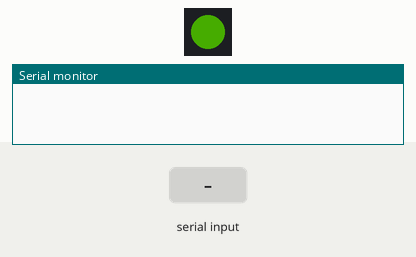
This sketch was run on a simulated Arduino Mega 2560, built with avr-gcc and run on an emulated ATmega2560. Shown: 1 RGB LEDs in strip order, left to right, the last lines printed to the serial monitor. The inputs (shaded band) are chosen by the test bench. Dim RGB values are drawn brighter than linear; the strip is taken to match the declared colour order.

Above: at 1.26 s.
1.3 s: "t" received over Serial
At 2.2 s:
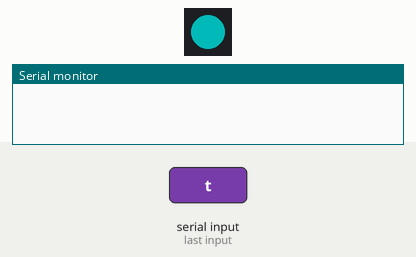
2.8 s: "i" received over Serial
At 2.95 s:
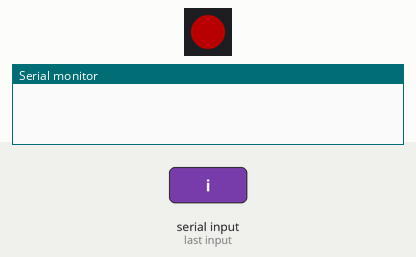
5.8 s: byte 104 ('h') received over Serial
At 5.96 s:
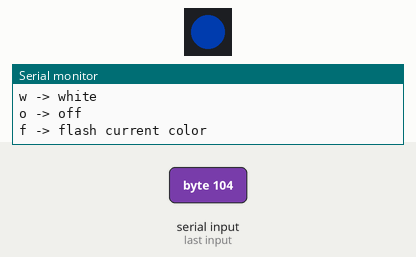
8.8 s: "p" received over Serial
At 10.0 s:
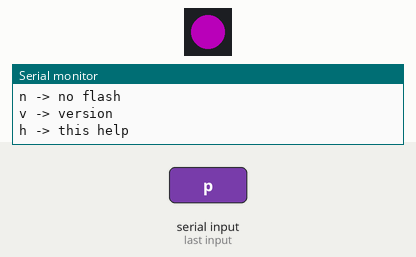
10.3 s: "w" received over Serial
At 10.9 s:
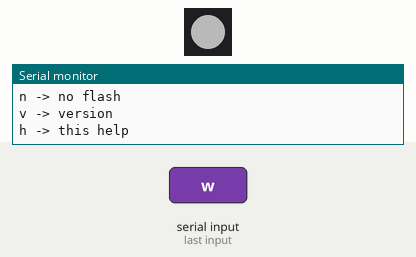
11.8 s: "o" received over Serial
At 13.2 s:
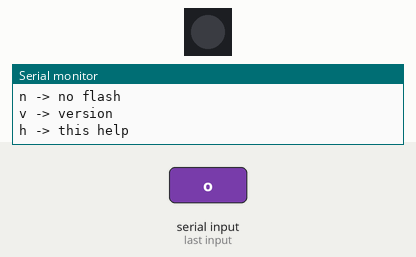
Timing chart, 0 to 14.3 s (numbered marks = the images above; inputs shaded):
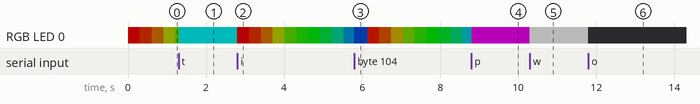

The sketch:

sketch_jan31b.ino
```cpp
/***********************************/
/* Teensy RGB-LED                  */
/***********************************/
/*
 * Simple program to control a single Neo-Pixel WS2812-RGB-Led
 * Very simple schematics:
 *
 * +5 V --------------------- LED +5v
 * GND  ----------------------LED GND
 * Pin 17/23 --- 330 Ohm ---- LED Data In
 *
 *  The Software is based on the demonstrator
 *  that is coming with the Adafruit-Neopixel Library
 *
 *  You can control the color of the LED via USB-Serial with sending a single lowercase char
 *  r => red
 *  g => green
 *  b => blue
 *  p => pink
 *  t => turquoise
 *  y => yellow
 *  w => white
 *  o => off
 *  i => idle, thats a rainbow
 *
 */
#include <Adafruit_NeoPixel.h>
#include <avr/power.h>

/* Check Teensy and Version */
#if TEENSYDUINO==127
   #if ARDUINO==10607
      #if F_CPU==16000000L
         #define PIN 23
      #elif F_CPU==48000000
         #define PIN 17
      #else
         #error only checked for Teensy 2.0 and Teensy-LC. Remove checks when you know what you do
      #endif
   #endif
#else

#endif

#define version "1.00.01"

int idle = true;
int doflashing = false;


// Parameter 1 = number of pixels in strip
// Parameter 2 = Arduino pin number (most are valid)
// Parameter 3 = pixel type flags, add together as needed:
//   NEO_KHZ800  800 KHz bitstream (most NeoPixel products w/WS2812 LEDs)
//   NEO_KHZ400  400 KHz (classic 'v1' (not v2) FLORA pixels, WS2811 drivers)
//   NEO_GRB     Pixels are wired for GRB bitstream (most NeoPixel products)
//   NEO_RGB     Pixels are wired for RGB bitstream (v1 FLORA pixels, not v2)
Adafruit_NeoPixel strip = Adafruit_NeoPixel(1, 1, NEO_RGB + NEO_KHZ800);

// IMPORTANT: To reduce NeoPixel burnout risk, add 1000 uF capacitor across
// pixel power leads, add 300 - 500 Ohm resistor on first pixel's data input
// and minimize distance between Arduino and first pixel.  Avoid connecting
// on a live circuit...if you must, connect GND first.

enum flashmode
{
   start,
   do_it,
   stop
};


void setup() {


  strip.begin();
  strip.setBrightness( 70 );
  strip.show(); // Initialize all pixels to 'off'
  Serial.begin(9600);
  idle = true;
}


void loop()
{
   while( Serial.available() > 0 )
   {
      char inchar;
      int oldIdle = idle; // save idle-status. Will be restored in case of unknow character
      idle = false; // for most commands that will be the result: No idle, we will display a color.
      inchar = Serial.read();
      switch (inchar)
      {
         case 'r':
            flash( stop );
            doflashing = false;
            colorWipe(strip.Color(255, 0, 0), 100); // Red
            break;
         case 'g':
            flash( stop );
            doflashing = false;
            colorWipe(strip.Color(0, 255, 0), 100); // Green
            break;
         case 'b':
            flash( stop );
            doflashing = false;
            colorWipe(strip.Color(0, 0, 255), 100); // Blue
            break;
         case 'p':
            flash( stop );
            doflashing = false;
            colorWipe(strip.Color(255, 0, 255), 100); // Purple
            break;
         case 't':
            flash( stop );
            doflashing = false;
            colorWipe(strip.Color(0, 255, 255), 100); // Turquoise
            break;
         case 'y':
            flash( stop );
            doflashing = false;
            colorWipe(strip.Color(255, 255, 0), 100); // Yellow
            break;
         case 'w':
            flash( stop );
            doflashing = false;
            colorWipe(strip.Color(255, 255, 255), 100); // white
            break;
         case 'i':
            idle = true;
            break;
         case 'o':
            flash( stop );
            doflashing = false;
            colorWipe(strip.Color(0, 0, 0), 50); // off
            break;
         case 'f':
            doflashing = true;
            flash( start );
            break;
         case 'n':
            doflashing = false;
            flash( stop );
            break;
         case 'v':
            Serial.print("Version: ");
            Serial.println(version);
            idle = oldIdle;
            break;
         case 'h':
            Serial.println("Help: known commands:");
            Serial.println("i -> idle");
            Serial.println("r -> red");
            Serial.println("g -> green");
            Serial.println("b -> blue");
            Serial.println("y -> yellow");
            Serial.println("p -> pink");
            Serial.println("t -> turquoise");
            Serial.println("w -> white");
            Serial.println("o -> off");
            Serial.println("f -> flash current color");
            Serial.println("n -> no flash");
            Serial.println("v -> version");
            Serial.println("h -> this help");
            idle = oldIdle;
            break;
         default:
            idle = oldIdle; // unknown character, so restore status and do nothing else.
            break;
      }
   }
   if (idle == true )
   {
      rainbowCycle( 20 );
   }
   if( doflashing == true )
   {
      flash( do_it );
   }
}

#define HALF_SEC_COUNTER       50   // 50 intervals a DELAY_TIME_IN_LOOP = 10ms = half a second
#define DELAY_TIME_IN_LOOP     10   // ms
#define DELAY_FOR_ANIMATION    50   // ms

void flash( flashmode what )
{
   static int count = 0;
   static int color = 0;
   static int flashing = false;
   static int led_high = false;
   if ( what == start )
   {
      // avoid flashing when already flashing, this would lead in 50% of all cases to switched-off LED, when latching the color when it is off...
      if( flashing == false )
      {
         color = strip.getPixelColor( 0 );
         count = HALF_SEC_COUNTER - 1;  // counter expires "soon"
         flashing = true;
         led_high = true;
      }
   }
   else if ( what == stop )
   {
      if( color != 0 )
      {
         colorWipe( color, DELAY_FOR_ANIMATION );
      }
      flashing = false;
   }
   else
   {
      delay( DELAY_TIME_IN_LOOP );
      count++;
      if ( count >= HALF_SEC_COUNTER  )
      {
         count = 0;
         if( led_high == true )
         {
            colorWipe(strip.Color(0, 0, 0), DELAY_FOR_ANIMATION ); // off
            led_high = false;
         }
         else
         {
            colorWipe( color, DELAY_FOR_ANIMATION );
            led_high = true;
         }
      }
   }
}

// Fill the dots one after the other with a color
void colorWipe(uint32_t c, uint8_t wait) {
  for(uint16_t i=0; i<strip.numPixels(); i++) {
      strip.setPixelColor(i, c);
      strip.show();
      delay(wait);
  }
}


// Slightly different, this makes the rainbow equally distributed throughout
void rainbowCycle(uint8_t wait) {
  uint16_t i, j;

  for(j=0; j<256*5; j++) { // 5 cycles of all colors on wheel
    for(i=0; i< strip.numPixels(); i++) {
      strip.setPixelColor(i, Wheel(((i * 256 / strip.numPixels()) + j) & 255));
      // as the two loops can take a rather long time, we will watch in the inner loop the serial port
      // this is fast enough for "immediate" reaction and avoids the installation of interrupts ...
      if ( Serial.available() > 0  )
      {
         return;
      }
    }
    strip.show();
    delay(wait);
  }
}


// Input a value 0 to 255 to get a color value.
// The colours are a transition r - g - b - back to r.
uint32_t Wheel(byte WheelPos) {
  WheelPos = 255 - WheelPos;
  if(WheelPos < 85) {
   return strip.Color(255 - WheelPos * 3, 0, WheelPos * 3);
  } else if(WheelPos < 170) {
    WheelPos -= 85;
   return strip.Color(0, WheelPos * 3, 255 - WheelPos * 3);
  } else {
   WheelPos -= 170;
   return strip.Color(WheelPos * 3, 255 - WheelPos * 3, 0);
  }
}
```

Measured:
- after the input at 2.8 s, RGB LED 0: RGB(0, 70, 70) → RGB(70, 0, 0) at once, → RGB(58, 12, 0) 0.30 s later, → RGB(45, 24, 0) 0.30 s later, → RGB(33, 37, 0) 0.30 s later, … (11 changes in this stretch)
- after the input at 10.3 s, RGB LED 0: RGB(70, 0, 70) → RGB(70, 70, 70) at once
- after the input at 11.8 s, RGB LED 0: RGB(70, 70, 70) → off at once
